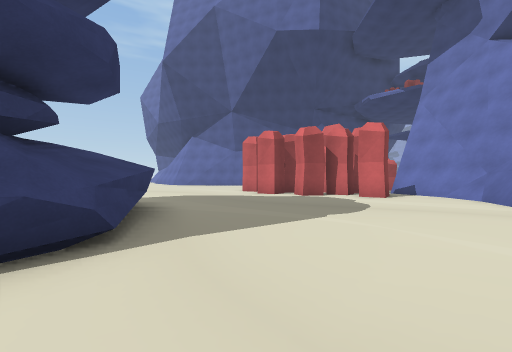
view 1 (above)

16 first-person views from a walk through a 3-D level made in the Unity game engine. The camera is 1.2 m above the floor, looks level and sees 90° across. The floor is counted in squares, 2 m on a side. Each view is taken from the middle of a square. On the plan, view 1 faces up. The plan holds only what a view shows up to about 9 squares ahead; the rest is blank. The place goes on beyond the plan. Some animated figures are left out.

view 2
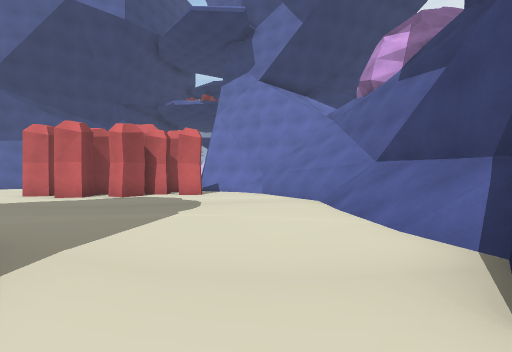

view 3
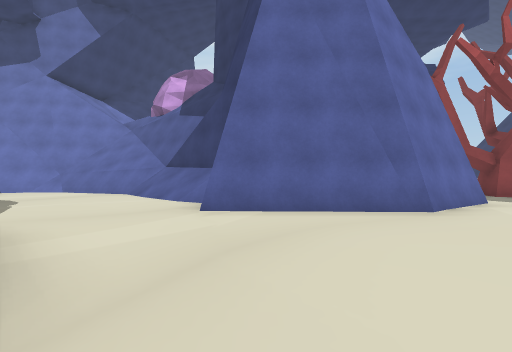

view 4
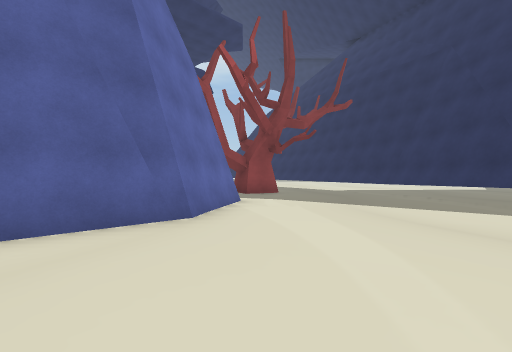

view 5
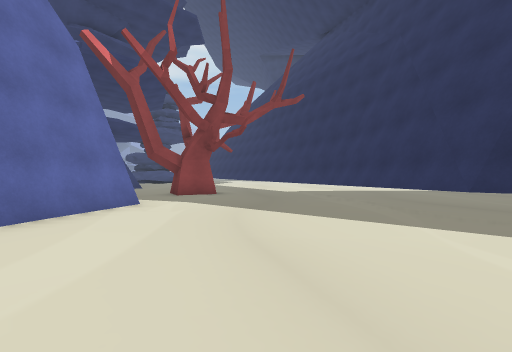

view 6
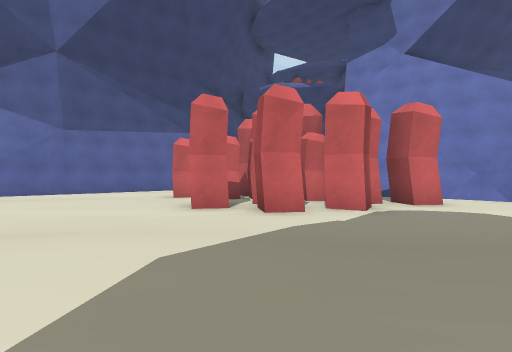

view 7
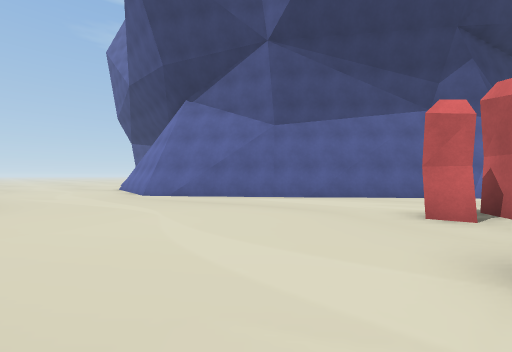

view 8
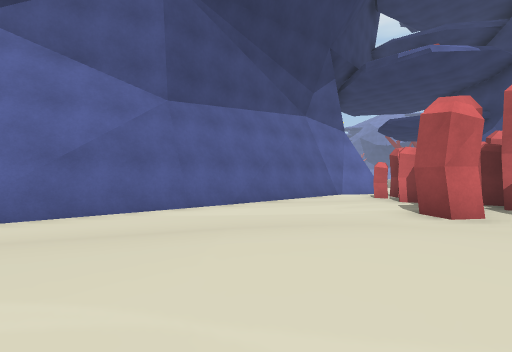

view 9
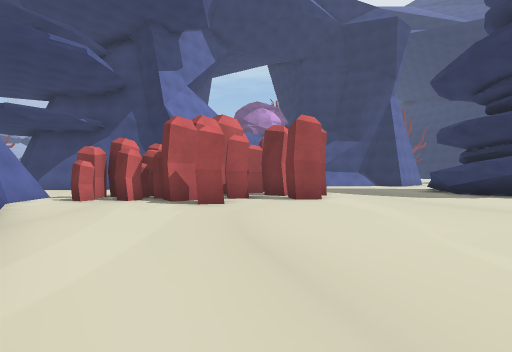

view 10
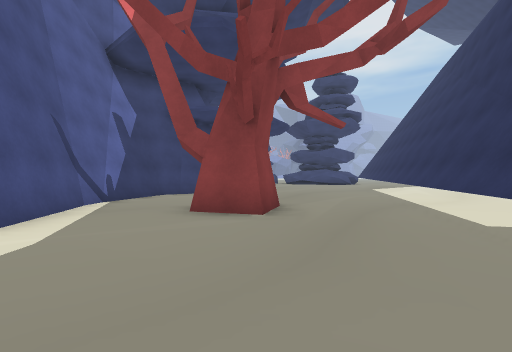

view 11
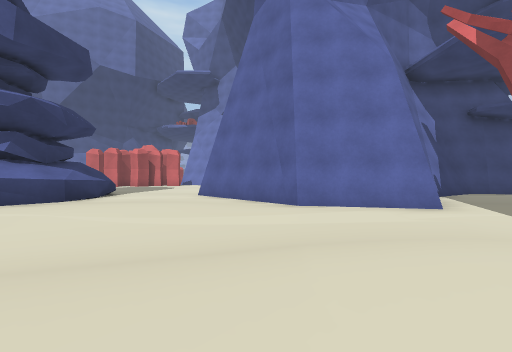

view 12
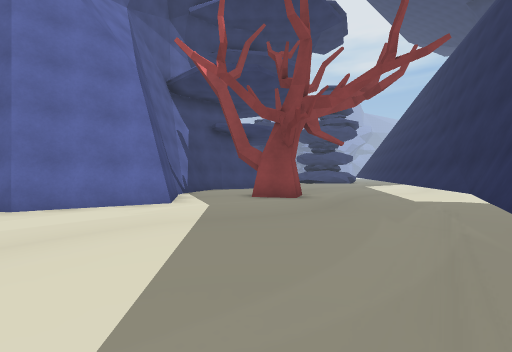

view 13
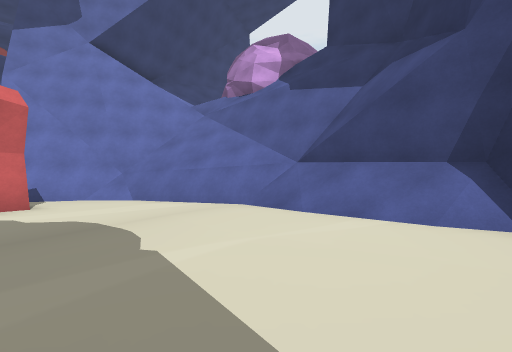

view 14
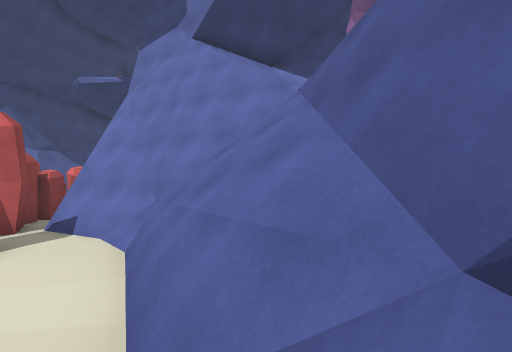

view 15
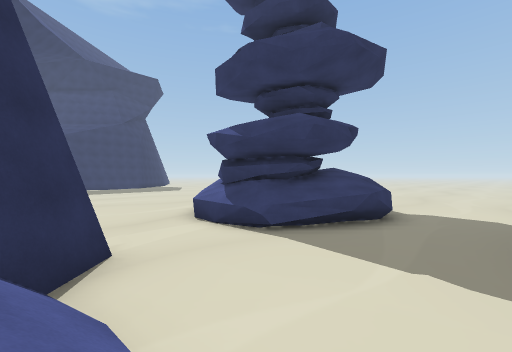

view 16
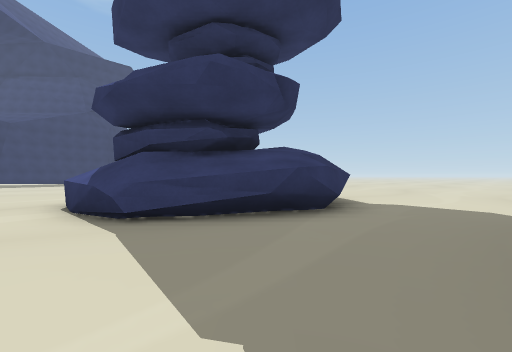

### Floor plan
Key: @ floor where view 1 was taken; # wall or solid block; x gap in a wall; . floor; / step, stairs or slope; ^ raised ledge.
Columns run from 4 left of view 1 to 8 right of it. Each row starts with its distance up from view 1.
 17 #######
 16 .....#####
 15 .........x
 14 .......##
 13 .....####
 12 ......## #
 11 .....##  #
 10 ....###
  9 ....####
  8 ......#####
  7 ..........#
  6 #.........#
  5 ###......##
  4   #......##
  3   ^...../##
  2   #....//^^
  1 ##^...//#^
  0 ^...@###
 -1 .....#
 -2 .....#
 -3 .....#
 -4 .....#
 -5 .....#######
 -6 ......#....##
 -7 ............#
 -8 ........#.
 -9 ##......#
-10  ##..........
-11   ##.........
-12    #####.....
-13        ####..
-14           ###

Where each view was taken, in squares from view 1:
view 1: 0 up, 0 right, facing up
view 2: 0 up, 1 left, facing up-right
view 3: 1 down, 4 left, facing right
view 4: 2 down, 3 left, facing down-right
view 5: 4 down, 4 left, facing down-right
view 6: 6 up, 3 left, facing up-right
view 7: 9 up, 2 left, facing up
view 8: 12 up, 4 left, facing up-right
view 9: 16 up, 4 left, facing down-right
view 10: 9 down, 1 left, facing right
view 11: 7 down, 4 left, facing up-right
view 12: 8 down, 4 left, facing right
view 13: 3 up, 1 left, facing right
view 14: 2 up, 4 right, facing up-right
view 15: 2 up, 4 right, facing left
view 16: 4 up, 2 right, facing left
